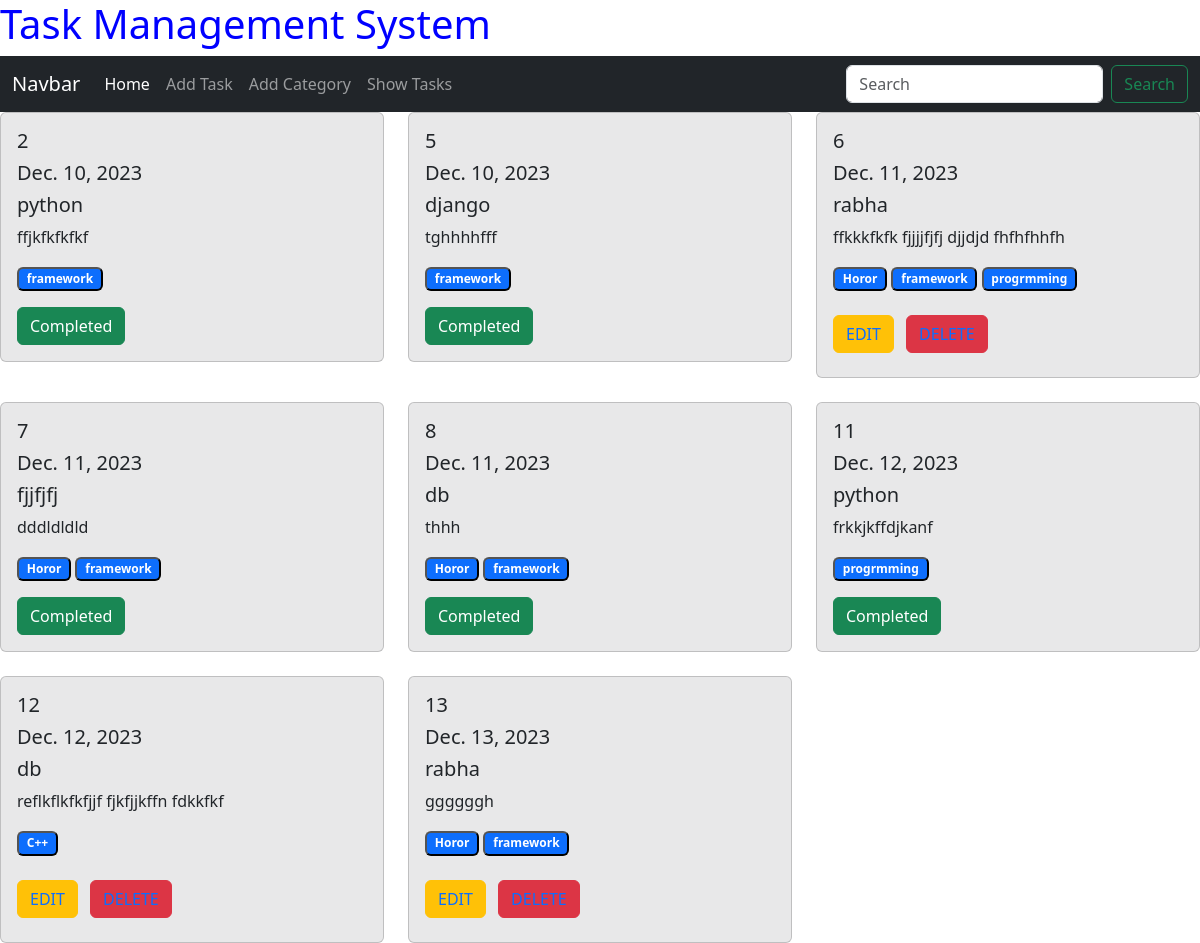
Page /task/ on the committed database.
### task/models.py (models this page shows, shortened)
class TaskModel(models.Model):
    taskTitle  = models.CharField(max_length= 100)
    taskDescription = models.TextField()
    is_completed = models.BooleanField(default=False)
    Task_AssignDate = models.DateField()
    Categories = models.ManyToManyField(Category)

### category/models.py (models this page shows, shortened)
class Category(models.Model):
  Category_Name = models.CharField(max_length=30)

### task/views.py (the view)
# urls.py: path('', views.showtask, name= 'show_task'),
def showtask(request):
    data = TaskModel.objects.all()
    return render(request, 'task.html',{'data':data})

### task/templates/task.html (shortened to what this page needs)
{% extends "base.html" %} {% block content %}
<div class="row row-cols-1 row-cols-md-3 g-4" >
  {% for i in data %}
  <div class="col">
    <div class="card bg-dark bg-opacity-10">
      <div class="card-body">
        <h5 class="card-title">{{i.id}}</h5>
        <h5 class="card-title">{{i.Task_AssignDate}}</h5>
        <h5 class="card-title">{{ i.taskTitle }}</h5>
        <p class="card-text">
          {{i.taskDescription}}
        </p>
        <div class="my-3">
          {% for cat in i.Categories.all %}
          <button class="badge bg-primary">{{cat.Category_Name}}</button>
          {% endfor %}
        </div>
         {% if i.is_completed == True %}
         <button type="button" class="btn btn-success ">Completed</button>
         {% else %}
         <button type="button" class="btn btn-warning"> <a class="text-decoration-none" href = "{% url 'edit_task' i.id %}">EDIT</a> </button>
        <button type="button" class="btn btn-danger m-2"><a class="text-decoration-none" href = "{% url "delete_task" i.id %}">DELETE</a></button>
         {% endif %}
      </div>
    </div>
  </div>
  {% endfor %}
  </div>
{% endblock content %}

### templates/base.html (shortened to what this page needs)
<!DOCTYPE html>
<html lang="en">
  <head>
    <link
      href="https://cdn.jsdelivr.net/npm/bootstrap@5.3.2/dist/css/bootstrap.min.css"
      rel="stylesheet"
    />
  </head>
  <body>
    <h1 style="color: blue">Task Management System</h1>
    <nav class="navbar navbar-expand-lg navbar-dark bg-dark">
      <div class="container-fluid">
        <a class="navbar-brand" href="#">Navbar</a>
        <div class="collapse navbar-collapse" id="navbarSupportedContent">
          <ul class="navbar-nav me-auto mb-2 mb-lg-0">
            <li class="nav-item">
              <a class="nav-link active" aria-current="page" href="#">Home</a>
            </li>
            <li class="nav-item">
              <a class="nav-link" href="{% url 'add_task' %}">Add Task</a>
            </li>
            <li class="nav-item">
              <a class="nav-link" href="{% url 'add_category' %}"
                >Add Category</a
              >
            </li>
            <li class="nav-item">
              <a class="nav-link" href="{% url 'show_task' %}">Show Tasks</a>
            </li>
          </ul>
          <form class="d-flex" role="search">
            <input
              class="form-control me-2"
              type="search"
              placeholder="Search"
              aria-label="Search"
            />
            <button class="btn btn-outline-success" type="submit">
              Search
            </button>
          </form>
        </div>
      </div>
    </nav>
    {% block content %}{% endblock content %}
  </body>
</html>

### rows in the picture
TaskModel: id "2", Task_AssignDate "Dec. 10, 2023", taskTitle "python", taskDescription "ffjkfkfkfkf", is_completed "Completed"
Category: Category_Name "framework"
TaskModel: id "5", Task_AssignDate "Dec. 10, 2023", taskTitle "django", taskDescription "tghhhhfff", is_completed "Completed"
TaskModel: id "6", Task_AssignDate "Dec. 11, 2023", taskTitle "rabha", taskDescription "ffkkkfkfk fjjjjfjfj djjdjd fhfhfhhfh", is_completed "EDIT"
Category: Category_Name "Horor"
Category: Category_Name "progrmming"
TaskModel: id "7", Task_AssignDate "Dec. 11, 2023", taskTitle "fjjfjfj", taskDescription "dddldldld", is_completed "Completed"
TaskModel: id "8", Task_AssignDate "Dec. 11, 2023", taskTitle "db", taskDescription "thhh", is_completed "Completed"
TaskModel: id "11", Task_AssignDate "Dec. 12, 2023", taskTitle "python", taskDescription "frkkjkffdjkanf", is_completed "Completed"
TaskModel: id "12", Task_AssignDate "Dec. 12, 2023", taskTitle "db", taskDescription "reflkflkfkfjjf fjkfjjkffn fdkkfkf", is_completed "EDIT"
Category: Category_Name "C++"
TaskModel: id "13", Task_AssignDate "Dec. 13, 2023", taskTitle "rabha", taskDescription "ggggggh", is_completed "EDIT"
